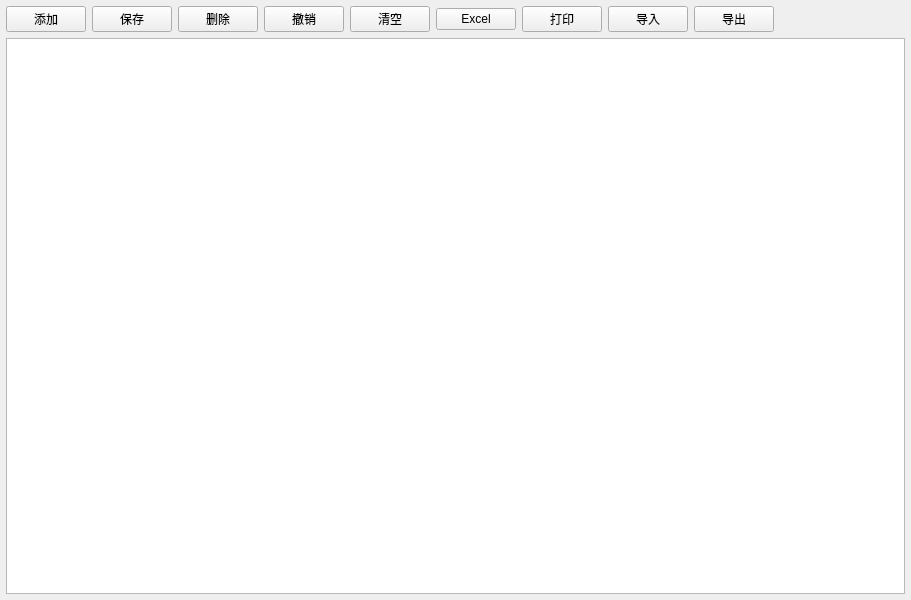
<?xml version="1.0" encoding="UTF-8"?>
<ui version="4.0">
 <class>frmConfigLink</class>
 <widget class="QWidget" name="frmConfigLink">
  <property name="geometry">
   <rect>
    <x>0</x>
    <y>0</y>
    <width>911</width>
    <height>600</height>
   </rect>
  </property>
  <property name="windowTitle">
   <string>Form</string>
  </property>
  <layout class="QVBoxLayout" name="verticalLayout">
   <property name="leftMargin">
    <number>6</number>
   </property>
   <property name="topMargin">
    <number>6</number>
   </property>
   <property name="rightMargin">
    <number>6</number>
   </property>
   <property name="bottomMargin">
    <number>6</number>
   </property>
   <item>
    <widget class="QWidget" name="widgetTop" native="true">
     <layout class="QHBoxLayout" name="horizontalLayout">
      <property name="leftMargin">
       <number>0</number>
      </property>
      <property name="topMargin">
       <number>0</number>
      </property>
      <property name="rightMargin">
       <number>0</number>
      </property>
      <property name="bottomMargin">
       <number>0</number>
      </property>
      <item>
       <widget class="QPushButton" name="btnAdd">
        <property name="text">
         <string>添加</string>
        </property>
        <property name="icon">
         <iconset resource="../../other/main.qrc">
          <normaloff>:/image/btn_add.png</normaloff>:/image/btn_add.png</iconset>
        </property>
       </widget>
      </item>
      <item>
       <widget class="QPushButton" name="btnSave">
        <property name="text">
         <string>保存</string>
        </property>
        <property name="icon">
         <iconset resource="../../other/main.qrc">
          <normaloff>:/image/btn_save.png</normaloff>:/image/btn_save.png</iconset>
        </property>
       </widget>
      </item>
      <item>
       <widget class="QPushButton" name="btnDelete">
        <property name="text">
         <string>删除</string>
        </property>
        <property name="icon">
         <iconset resource="../../other/main.qrc">
          <normaloff>:/image/btn_close.png</normaloff>:/image/btn_close.png</iconset>
        </property>
       </widget>
      </item>
      <item>
       <widget class="QPushButton" name="btnReturn">
        <property name="text">
         <string>撤销</string>
        </property>
        <property name="icon">
         <iconset resource="../../other/main.qrc">
          <normaloff>:/image/btn_move.png</normaloff>:/image/btn_move.png</iconset>
        </property>
       </widget>
      </item>
      <item>
       <widget class="QPushButton" name="btnClear">
        <property name="text">
         <string>清空</string>
        </property>
        <property name="icon">
         <iconset resource="../../other/main.qrc">
          <normaloff>:/image/btn_delete.png</normaloff>:/image/btn_delete.png</iconset>
        </property>
       </widget>
      </item>
      <item>
       <widget class="QPushButton" name="btnXls">
        <property name="text">
         <string>Excel</string>
        </property>
        <property name="icon">
         <iconset resource="../../other/main.qrc">
          <normaloff>:/image/btn_excel.png</normaloff>:/image/btn_excel.png</iconset>
        </property>
       </widget>
      </item>
      <item>
       <widget class="QPushButton" name="btnPrint">
        <property name="text">
         <string>打印</string>
        </property>
        <property name="icon">
         <iconset resource="../../other/main.qrc">
          <normaloff>:/image/btn_print.png</normaloff>:/image/btn_print.png</iconset>
        </property>
       </widget>
      </item>
      <item>
       <widget class="QPushButton" name="btnInput">
        <property name="text">
         <string>导入</string>
        </property>
        <property name="icon">
         <iconset resource="../../other/main.qrc">
          <normaloff>:/image/btn_get.png</normaloff>:/image/btn_get.png</iconset>
        </property>
       </widget>
      </item>
      <item>
       <widget class="QPushButton" name="btnOutput">
        <property name="text">
         <string>导出</string>
        </property>
        <property name="icon">
         <iconset resource="../../other/main.qrc">
          <normaloff>:/image/btn_set.png</normaloff>:/image/btn_set.png</iconset>
        </property>
       </widget>
      </item>
      <item>
       <widget class="QLabel" name="labTip">
        <property name="sizePolicy">
         <sizepolicy hsizetype="Expanding" vsizetype="Preferred">
          <horstretch>0</horstretch>
          <verstretch>0</verstretch>
         </sizepolicy>
        </property>
        <property name="text">
         <string/>
        </property>
       </widget>
      </item>
     </layout>
    </widget>
   </item>
   <item>
    <widget class="QTableView" name="tableView"/>
   </item>
  </layout>
 </widget>
 <resources>
  <include location="../../other/main.qrc"/>
 </resources>
 <connections/>
</ui>
